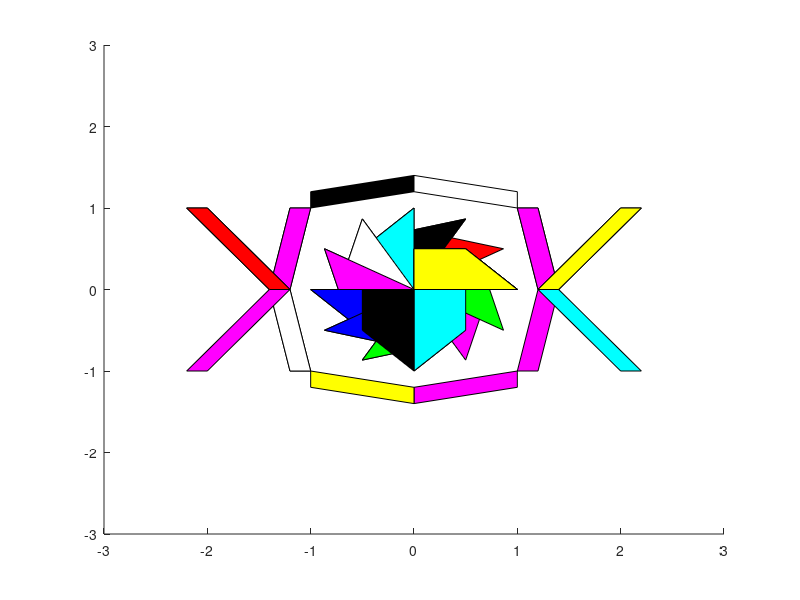

Recreate this plot in MATLAB.
% Zyad Khan
% Matlab Unit 1 Assignment
% MATH-210: Linear Algebra

% Display name and assignment details
disp('Zyad Khan - MATLAB Unit 1 Assignment')

% Clear the grid
clf

% Code for the random colors
col_list='rgbcmykw';
col=randi([1,8],1);
color_choice=randi([1,8],1);


% First 2D Shape - Trapezoid
trapezoid = [0 0 0.5 1 ; 0 0.5 0.5 0]; 
% Patch the original trapezoid shape
patch(trapezoid(1,1:4), trapezoid(2,1:4), col_list(randi([1,8],1))); 

%Second 2D Shape - Parallelogram
parallelogram = [1 1.2 1.4 1.2  ; 1 1 0 0];
% Patch the original Parallelogram shape
patch(parallelogram(1,:), parallelogram(2,:), col_list(randi([1,8],1))); 
% Set the axis for the graph
axis([-3,3,-3,3])



% Transformation 1: Rotation by pi/6
transformation_1 = [cos(pi/6), -sin(pi/6) ; sin(pi/6), cos(pi/6)];
% Apply the first transformation to the trapezoid 
first_pattern = transformation_1*trapezoid;


%For loop to apply the first transformation to the first transformation of
%the trapezoid 20 times to create the pattern
for c = 1:20
    first_pattern = transformation_1*first_pattern;  
    patch(first_pattern(1,:), first_pattern(2,:), col_list(randi([1,8],1)))
end 

% Transformation 2: Reflection through the line x2 = - x1 
transformation_2 = [0 -1 ; -1 0];
% Apply the second transformation to the original trapezoid shape
second_pattern = transformation_2*trapezoid;

% For loop to apply the second transformation to the transformation of the
% to create the second pattern
for d = 1:3
    second_pattern = transformation_2*second_pattern;
    patch(second_pattern(1,:), second_pattern(2,:), col_list(randi([1,8],1)))
end

% Tranformation 3: Reflection through x2 axis
transformation_3 = [-1 0 ; 0 1];


% Transformation 4: Reflection through x1 axis
transformation_4 = [ 1 0 ; 0 -1];

% Transofmration 5: Horizontal Shear where k > 0
transformation_5 = [1 1 ; 0 1];

% Apply the third transformation to the Parallelogram shape
parallelogram_pattern = transformation_3*parallelogram;
% Patch the transformation
patch(parallelogram_pattern(1,:), parallelogram_pattern(2,:), col_list(randi([1,8],1))); 

% Apply the fourth transformation to the parallelogram shape
parallelogram_pattern = transformation_4 * parallelogram_pattern;
% Patch the transformation
patch(parallelogram_pattern(1,:), parallelogram_pattern(2,:), col_list(randi([1,8],1))); 

% For loop to apply the third and second transformation to the
% transformation pattern of triangle with a reflection through the x2 axis
for e = 1:4
    parallelogram_pattern = transformation_3 * parallelogram_pattern;
    patch(parallelogram_pattern(1,:), parallelogram_pattern(2,:), col_list(randi([1,8],1))); 
    
    parallelogram_pattern = transformation_2 * parallelogram_pattern;
    patch(parallelogram_pattern(1,:), parallelogram_pattern(2,:), col_list(randi([1,8],1)));
    
end
 
% Apply the fifth transformation to the parallelogram shape
parallelogram_pattern = transformation_5 * parallelogram;
% Patch the transformation
patch(parallelogram_pattern(1,:), parallelogram_pattern(2,:), col_list(randi([1,8],1))); 
    
% Apply the third transformation to the parallelogram shape
parallelogram_pattern = transformation_3 * parallelogram_pattern;
% Patch the transformation
patch(parallelogram_pattern(1,:), parallelogram_pattern(2,:), col_list(randi([1,8],1))); 

% Apply the fifth transformation to the parallelogram shape
parallelogram_pattern = transformation_5 * parallelogram;
% Patch the transformation
patch(parallelogram_pattern(1,:), parallelogram_pattern(2,:), col_list(randi([1,8],1))); 
    
% Apply the fourth transformation to the parallelogram shape
parallelogram_pattern = transformation_4 * parallelogram_pattern;
% Patch the transformation
patch(parallelogram_pattern(1,:), parallelogram_pattern(2,:), col_list(randi([1,8],1)));

% Apply the third transformation to the parallelogram shape
parallelogram_pattern = transformation_3 * parallelogram_pattern;
% Patch the transformation
patch(parallelogram_pattern(1,:), parallelogram_pattern(2,:), col_list(randi([1,8],1)));

% Apply the fourth transformation to the parallelogram shape
parallelogram_pattern = transformation_4 * parallelogram_pattern;
% Patch the transformation
patch(parallelogram_pattern(1,:), parallelogram_pattern(2,:), col_list(randi([1,8],1)));